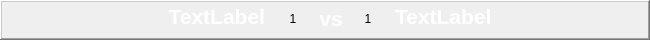
  <widget class="QFrame" name="frame_2">
   <property name="geometry">
    <rect>
     <x>1210</x>
     <y>250</y>
     <width>650</width>
     <height>40</height>
    </rect>
   </property>
   <property name="frameShape">
    <enum>QFrame::WinPanel</enum>
   </property>
   <property name="frameShadow">
    <enum>QFrame::Raised</enum>
   </property>
   <widget class="QLabel" name="t2">
    <property name="geometry">
     <rect>
      <x>395</x>
      <y>0</y>
      <width>250</width>
      <height>33</height>
     </rect>
    </property>
    <property name="palette">
     <palette>
      <active>
       <colorrole role="WindowText">
        <brush brushstyle="SolidPattern">
         <color alpha="255">
          <red>255</red>
          <green>255</green>
          <blue>255</blue>
         </color>
        </brush>
       </colorrole>
      </active>
      <inactive>
       <colorrole role="WindowText">
        <brush brushstyle="SolidPattern">
         <color alpha="255">
          <red>255</red>
          <green>255</green>
          <blue>255</blue>
         </color>
        </brush>
       </colorrole>
      </inactive>
      <disabled>
       <colorrole role="WindowText">
        <brush brushstyle="SolidPattern">
         <color alpha="255">
          <red>120</red>
          <green>120</green>
          <blue>120</blue>
         </color>
        </brush>
       </colorrole>
      </disabled>
     </palette>
    </property>
    <property name="font">
     <font>
      <family>Segoe UI</family>
      <pointsize>16</pointsize>
      <weight>75</weight>
      <italic>false</italic>
      <bold>true</bold>
     </font>
    </property>
    <property name="styleSheet">
     <string notr="true"/>
    </property>
    <property name="text">
     <string>TextLabel</string>
    </property>
   </widget>
   <widget class="QLabel" name="t1">
    <property name="geometry">
     <rect>
      <x>15</x>
      <y>0</y>
      <width>250</width>
      <height>33</height>
     </rect>
    </property>
    <property name="palette">
     <palette>
      <active>
       <colorrole role="WindowText">
        <brush brushstyle="SolidPattern">
         <color alpha="255">
          <red>255</red>
          <green>255</green>
          <blue>255</blue>
         </color>
        </brush>
       </colorrole>
      </active>
      <inactive>
       <colorrole role="WindowText">
        <brush brushstyle="SolidPattern">
         <color alpha="255">
          <red>255</red>
          <green>255</green>
          <blue>255</blue>
         </color>
        </brush>
       </colorrole>
      </inactive>
      <disabled>
       <colorrole role="WindowText">
        <brush brushstyle="SolidPattern">
         <color alpha="255">
          <red>120</red>
          <green>120</green>
          <blue>120</blue>
         </color>
        </brush>
       </colorrole>
      </disabled>
     </palette>
    </property>
    <property name="font">
     <font>
      <family>Segoe UI</family>
      <pointsize>16</pointsize>
      <weight>75</weight>
      <italic>false</italic>
      <bold>true</bold>
     </font>
    </property>
    <property name="styleSheet">
     <string notr="true"/>
    </property>
    <property name="text">
     <string>TextLabel</string>
    </property>
    <property name="alignment">
     <set>Qt::AlignRight|Qt::AlignTrailing|Qt::AlignVCenter</set>
    </property>
   </widget>
   <widget class="QLabel" name="vs1">
    <property name="geometry">
     <rect>
      <x>316</x>
      <y>2</y>
      <width>30</width>
      <height>33</height>
     </rect>
    </property>
    <property name="palette">
     <palette>
      <active>
       <colorrole role="WindowText">
        <brush brushstyle="SolidPattern">
         <color alpha="255">
          <red>255</red>
          <green>255</green>
          <blue>255</blue>
         </color>
        </brush>
       </colorrole>
      </active>
      <inactive>
       <colorrole role="WindowText">
        <brush brushstyle="SolidPattern">
         <color alpha="255">
          <red>255</red>
          <green>255</green>
          <blue>255</blue>
         </color>
        </brush>
       </colorrole>
      </inactive>
      <disabled>
       <colorrole role="WindowText">
        <brush brushstyle="SolidPattern">
         <color alpha="255">
          <red>120</red>
          <green>120</green>
          <blue>120</blue>
         </color>
        </brush>
       </colorrole>
      </disabled>
     </palette>
    </property>
    <property name="font">
     <font>
      <family>Segoe UI</family>
      <pointsize>16</pointsize>
      <weight>75</weight>
      <italic>false</italic>
      <bold>true</bold>
     </font>
    </property>
    <property name="styleSheet">
     <string notr="true"/>
    </property>
    <property name="text">
     <string>vs</string>
    </property>
    <property name="alignment">
     <set>Qt::AlignCenter</set>
    </property>
   </widget>
   <widget class="QLabel" name="l1">
    <property name="geometry">
     <rect>
      <x>278</x>
      <y>4</y>
      <width>30</width>
      <height>30</height>
     </rect>
    </property>
    <property name="text">
     <string>1</string>
    </property>
    <property name="alignment">
     <set>Qt::AlignCenter</set>
    </property>
   </widget>
   <widget class="QLabel" name="l2">
    <property name="geometry">
     <rect>
      <x>353</x>
      <y>4</y>
      <width>30</width>
      <height>30</height>
     </rect>
    </property>
    <property name="text">
     <string>1</string>
    </property>
    <property name="alignment">
     <set>Qt::AlignCenter</set>
    </property>
   </widget>
  </widget>
